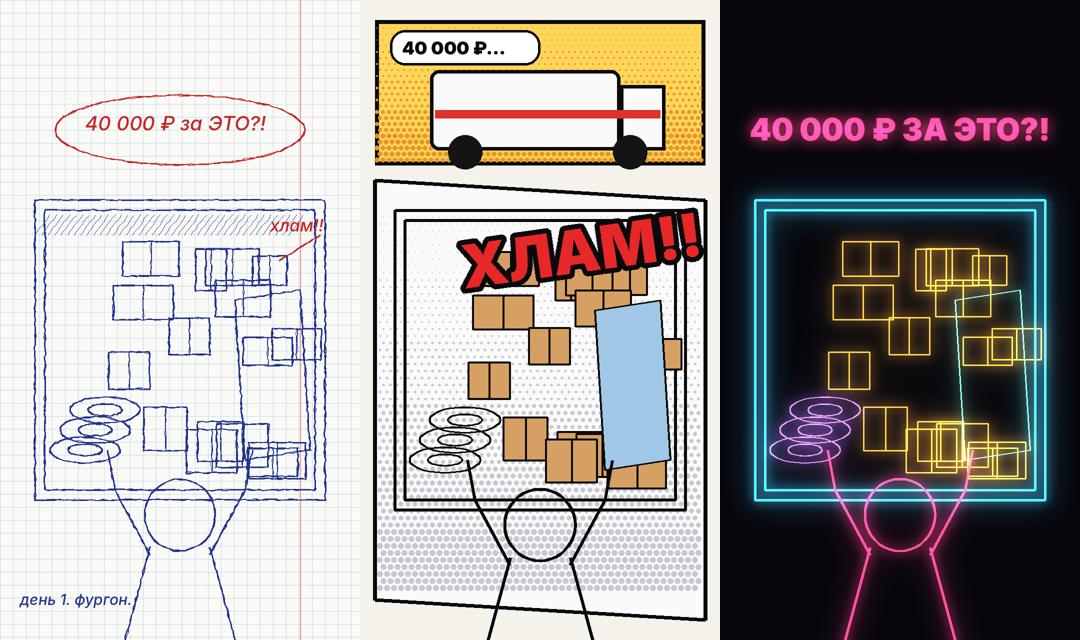
#> input picture styles/style_test_sheet.png, 1080 x 640 px
$ python title_cover.py ../../styles/style_test_sheet.png ../../styles/chelovechki_do_posle.png ../../styles/chelovechki_do_posle.png ../../styles/chelovechki_do_posle.png ../../styles/chelovechki_do_posle.png
#> lines starting #> are read from the running program, lines starting #| are printed output that depends on the picture
"""накладывает название сериала и плашку «ЧАСТЬ N» на иллюстрацию обложки.
python3 title_cover.py <арт.jpg> <N> <out.png> [строка1] [строка2]
Квадратный или горизонтальный арт достраивается до 9:16 тёмным небом сверху."""
import sys
from PIL import Image, ImageDraw, ImageFont, ImageFilter
FB = "/usr/share/fonts/opentype/inter/Inter-Black.otf"
src, n, out = sys.argv[1], sys.argv[2], sys.argv[3]
L1 = sys.argv[4] if len(sys.argv) > 4 else "НОЧНАЯ"
L2 = sys.argv[5] if len(sys.argv) > 5 else "СМЕНА"
img = Image.open(src).convert("RGB")
#> img is the input picture: PIL image 1080x640 RGB; mean R, G, B 158.3, 153.8, 152.2
W, H = img.size
#> W = 1080; H = 640
DY = 0
if H / W < 16 / 9 - .01:   # достроить до вертикали: верхняя полоска арта тянется вверх по колонкам и уходит в темноту
    import numpy as np
    H2 = int(W * 16 / 9)
#> H2 = 1920
    ext = H2 - H
#> ext = 1280
    arr = np.asarray(img).astype(np.float32)
    strip = arr[2:10].mean(axis=0)                                   # цвет каждой колонки у верхнего края
#> strip = 1080 rows, first 8: [225, 233, 239], [252, 251, 246], [250, 250, 246], [250, 250, 246], [250, 250, 246], [250, 250, 246], [250, 250, 246], [250, 250, 246]
    k = np.linspace(.35, 1.0, ext)[:, None, None] ** 1.6            # затемнение к самому верху
#> k = 1280 values from 0.186 to 1
    top = (strip[None, :, :] * k).clip(0, 255).astype(np.uint8)
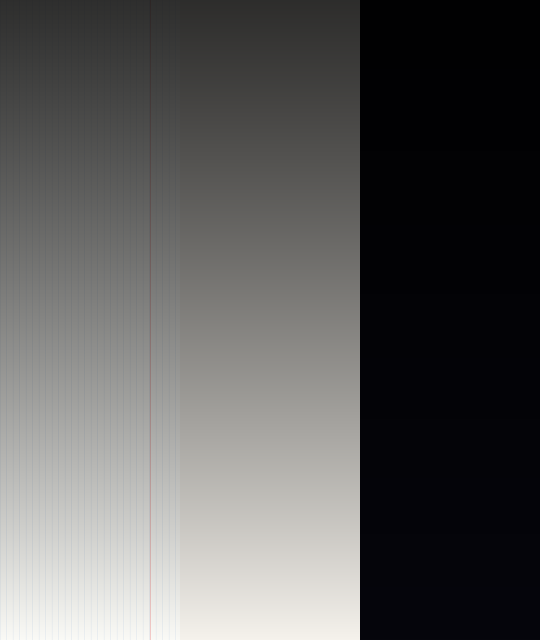
#> top: shape (1280, 1080, 3) (shown at 1/2 size); mean of channels 0, 1, 2 91.5, 91, 90.4; drawn as R, G, B
    canvas = Image.fromarray(np.concatenate([top, arr.astype(np.uint8)], axis=0))
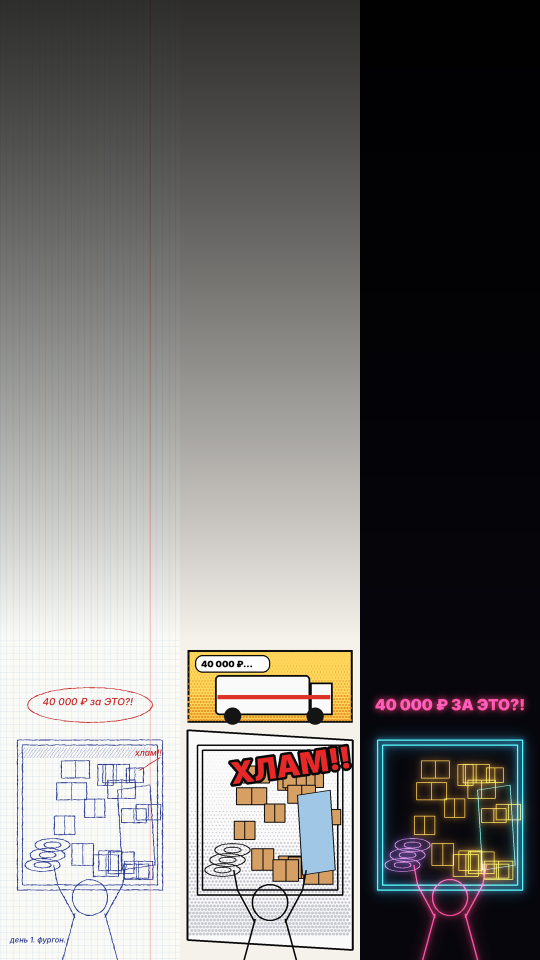
#> canvas: PIL image 1080x1920 RGB (shown at 1/2 size); mean R, G, B 113.8, 111.9, 111
    DY = ext * .42   # название ниже — в пустое небо и в зону, которую видно в сетке профиля (3:4)
#> DY = 537.6
    img, H = canvas, H2
#> H = 1920
s = W / 720
#> s = 1.5
# затемнение сверху, чтобы надпись читалась
grad = Image.new("L", (W, H), 0)
#> grad: PIL image 1080x1920 L; every value is 0
gd = ImageDraw.Draw(grad)
for y in range(int(H * .4 + DY)):
    gd.line([0, y, W, y], fill=int(170 * (1 - y / (H * .4 + DY))))
img.paste((0, 0, 0), (0, 0), grad)
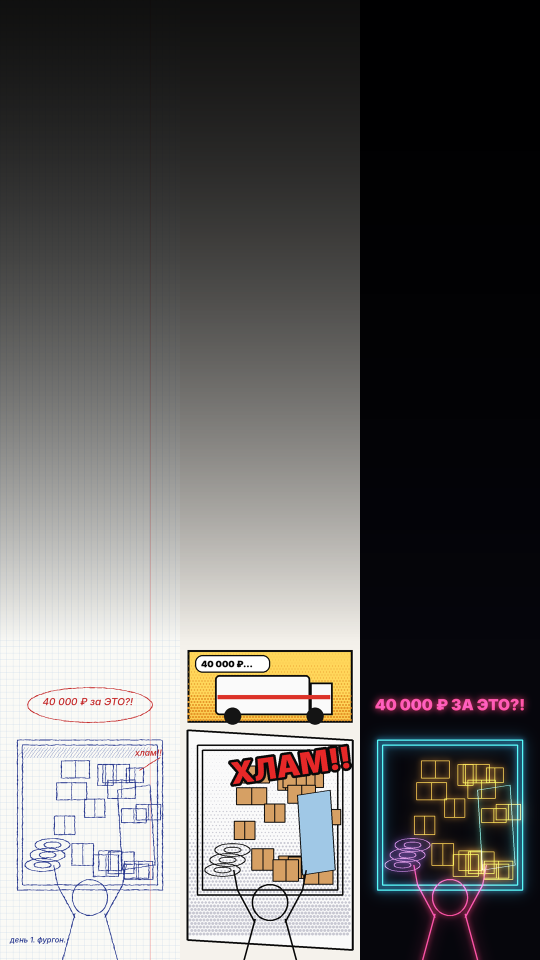
#> img: PIL image 1080x1920 RGB (shown at 1/2 size); mean R, G, B 98, 96.3, 95.5
d = ImageDraw.Draw(img)
for txt, y, col, size in ((L1, 70, (242, 238, 230), 128), (L2, 196, (226, 52, 44), 128)):
    f = ImageFont.truetype(FB, int(size * s))
    while f.getlength(txt) > W * .92:
        size -= 4; f = ImageFont.truetype(FB, int(size * s))
    d.text(((W - f.getlength(txt)) / 2, y * s + DY), txt, font=f, fill=col, stroke_width=int(8 * s), stroke_fill=(10, 10, 12))
f = ImageFont.truetype(FB, int(34 * s)); lab = f"ЧАСТЬ {n}"
w = f.getlength(lab) + 48 * s
#> w = 1250.1
y0 = 340 * s + DY
#> y0 = 1047.6
d.line([W / 2 - w / 2 - 120 * s, y0 + 27 * s, W / 2 - w / 2 - 14 * s, y0 + 27 * s], fill=(226, 52, 44), width=int(4 * s))
d.line([W / 2 + w / 2 + 14 * s, y0 + 27 * s, W / 2 + w / 2 + 120 * s, y0 + 27 * s], fill=(226, 52, 44), width=int(4 * s))
d.rounded_rectangle([W / 2 - w / 2, y0, W / 2 + w / 2, y0 + 54 * s], radius=int(27 * s), fill=(150, 30, 30), outline=(10, 10, 12), width=int(3 * s))
d.text((W / 2 - f.getlength(lab) / 2, y0 + 7 * s), lab, font=f, fill=(255, 255, 255))
img.save(out)
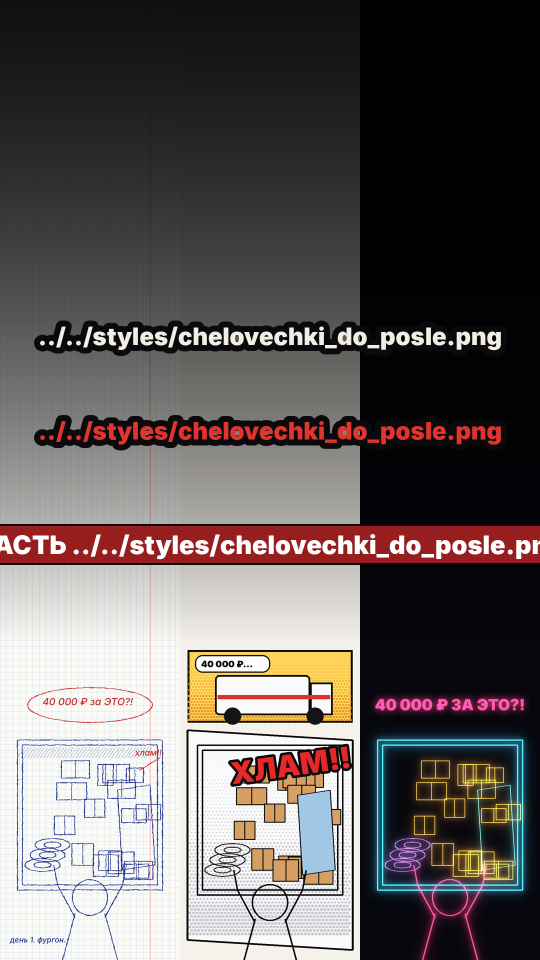
#> saved as chelovechki_do_posle.png: PIL image 1080x1920 RGB (shown at 1/2 size); mean R, G, B 99.5, 93, 92.2
